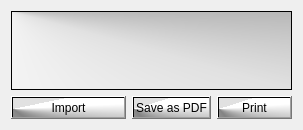
            <widget class="QWidget" name="reporter">
             <property name="geometry">
              <rect>
               <x>0</x>
               <y>0</y>
               <width>303</width>
               <height>130</height>
              </rect>
             </property>
             <attribute name="label">
              <string>Report Generation</string>
             </attribute>
             <layout class="QVBoxLayout" name="verticalLayout_91">
              <item>
               <layout class="QVBoxLayout" name="verticalLayout_74">
                <item>
                 <widget class="QTextEdit" name="report">
                  <property name="styleSheet">
                   <string notr="true">background-color: qconicalgradient(cx:0, cy:0, angle:179.7, stop:0.170455 rgba(255, 255, 255, 255), stop:0.375 rgba(225, 225, 225, 255), stop:0.659091 rgba(131, 131, 131, 255), stop:1 rgba(255, 255, 255, 255));
color: rgb(0, 0, 0);</string>
                  </property>
                 </widget>
                </item>
                <item>
                 <layout class="QHBoxLayout" name="horizontalLayout_12">
                  <item>
                   <widget class="QPushButton" name="Import">
                    <property name="styleSheet">
                     <string notr="true">background-color: qconicalgradient(cx:0, cy:0.574, angle:49.9, stop:0.323864 rgba(225, 225, 225, 255), stop:0.647727 rgba(131, 131, 131, 255), stop:0.903409 rgba(255, 255, 255, 255));
color: rgb(0, 0, 0);</string>
                    </property>
                    <property name="text">
                     <string>Import</string>
                    </property>
                   </widget>
                  </item>
                  <item>
                   <widget class="QPushButton" name="print_pdf">
                    <property name="sizePolicy">
                     <sizepolicy hsizetype="Fixed" vsizetype="Fixed">
                      <horstretch>0</horstretch>
                      <verstretch>0</verstretch>
                     </sizepolicy>
                    </property>
                    <property name="styleSheet">
                     <string notr="true">background-color: qconicalgradient(cx:0, cy:0.574, angle:49.9, stop:0.323864 rgba(225, 225, 225, 255), stop:0.647727 rgba(131, 131, 131, 255), stop:0.903409 rgba(255, 255, 255, 255));
color: rgb(0, 0, 0);</string>
                    </property>
                    <property name="text">
                     <string>Save as PDF</string>
                    </property>
                   </widget>
                  </item>
                  <item>
                   <widget class="QPushButton" name="printer_print">
                    <property name="sizePolicy">
                     <sizepolicy hsizetype="Fixed" vsizetype="Fixed">
                      <horstretch>0</horstretch>
                      <verstretch>0</verstretch>
                     </sizepolicy>
                    </property>
                    <property name="styleSheet">
                     <string notr="true">background-color: qconicalgradient(cx:0, cy:0.574, angle:49.9, stop:0.323864 rgba(225, 225, 225, 255), stop:0.647727 rgba(131, 131, 131, 255), stop:0.903409 rgba(255, 255, 255, 255));
color: rgb(0, 0, 0);</string>
                    </property>
                    <property name="text">
                     <string>Print</string>
                    </property>
                   </widget>
                  </item>
                 </layout>
                </item>
               </layout>
              </item>
             </layout>
            </widget>
